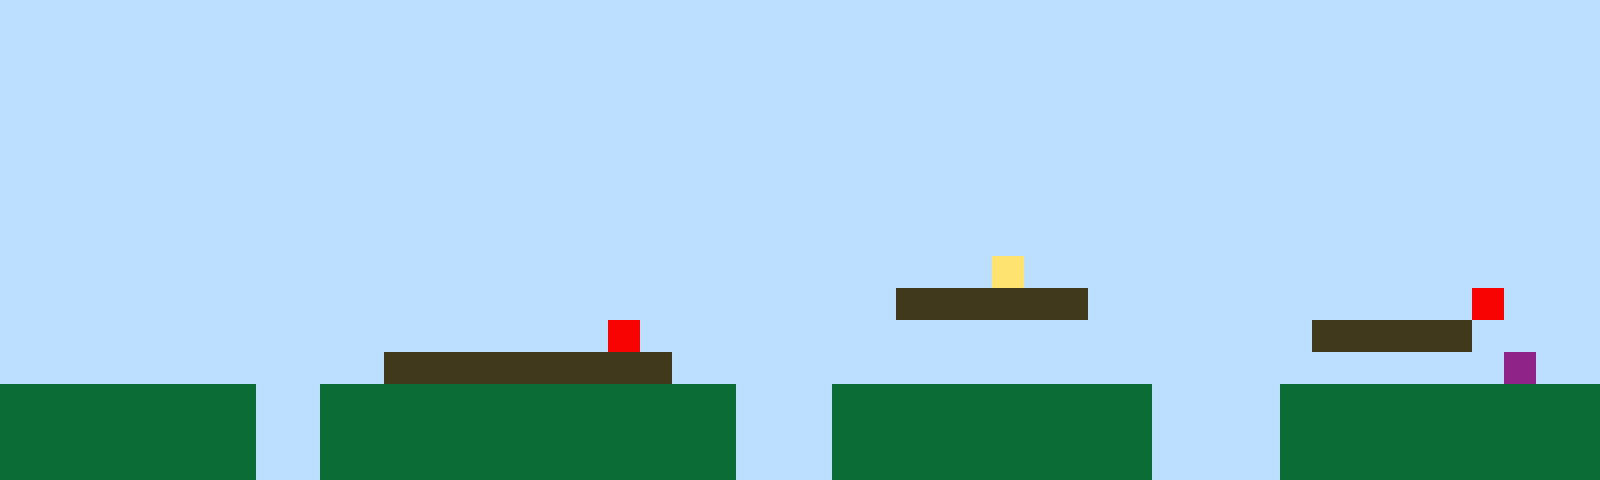

Rendered tile map (Tiled .tmx) drawn with the repository's tilesets; below, a short description and the full map source, tile grids included:
An orthogonal 50x15 tile map with 32x32 px tiles, 1 tile layer (Tile Layer 1).

<map version="1.10" tiledversion="1.11.2" orientation="orthogonal" renderorder="right-up" width="50" height="15" tilewidth="32" tileheight="32" infinite="0" nextlayerid="2" nextobjectid="1"><editorsettings><export target="map1.csv" format="csv" /></editorsettings><tileset firstgid="1" name="sprites" tilewidth="32" tileheight="32" tilecount="6" columns="3"><image source="sprites.png" width="96" height="64" /></tileset><layer id="1" name="Tile Layer 1" width="50" height="15"><data encoding="csv">1,1,1,1,1,1,1,1,1,1,1,1,1,1,1,1,1,1,1,1,1,1,1,1,1,1,1,1,1,1,1,1,1,1,1,1,1,1,1,1,1,1,1,1,1,1,1,1,1,1,1,1,1,1,1,1,1,1,1,1,1,1,1,1,1,1,1,1,1,1,1,1,1,1,1,1,1,1,1,1,1,1,1,1,1,1,1,1,1,1,1,1,1,1,1,1,1,1,1,1,1,1,1,1,1,1,1,1,1,1,1,1,1,1,1,1,1,1,1,1,1,1,1,1,1,1,1,1,1,1,1,1,1,1,1,1,1,1,1,1,1,1,1,1,1,1,1,1,1,1,1,1,1,1,1,1,1,1,1,1,1,1,1,1,1,1,1,1,1,1,1,1,1,1,1,1,1,1,1,1,1,1,1,1,1,1,1,1,1,1,1,1,1,1,1,1,1,1,1,1,1,1,1,1,1,1,1,1,1,1,1,1,1,1,1,1,1,1,1,1,1,1,1,1,1,1,1,1,1,1,1,1,1,1,1,1,1,1,1,1,1,1,1,1,1,1,1,1,1,1,1,1,1,1,1,1,1,1,1,1,1,1,1,1,1,1,1,1,1,1,1,1,1,1,1,1,1,1,1,1,1,1,1,1,1,1,1,1,1,1,1,1,1,1,1,1,1,1,1,1,1,1,1,1,1,1,1,1,1,1,1,1,1,1,1,1,1,1,1,1,1,1,1,1,1,1,1,1,1,1,1,1,1,1,1,1,1,1,1,1,1,1,1,1,1,1,1,1,1,1,1,1,1,1,1,1,1,1,1,1,1,1,1,1,1,1,1,1,1,1,1,1,1,1,1,1,1,1,1,1,1,1,1,1,1,1,1,1,1,1,1,1,1,1,1,1,1,1,1,1,1,1,1,1,1,1,1,1,1,1,1,1,1,1,1,1,1,1,1,1,1,1,1,1,1,1,1,1,1,1,1,4,1,1,1,1,1,1,1,1,1,1,1,1,1,1,1,1,1,1,1,1,1,1,1,1,1,1,1,1,1,1,1,1,1,1,1,1,1,1,1,1,1,1,1,1,1,1,3,3,3,3,3,3,1,1,1,1,1,1,1,1,1,1,1,1,5,1,1,1,1,1,1,1,1,1,1,1,1,1,1,1,1,1,1,1,1,1,1,5,1,1,1,1,1,1,1,1,1,1,1,1,1,1,1,1,1,1,1,1,1,3,3,3,3,3,1,1,1,1,1,1,1,1,1,1,1,1,1,1,1,1,3,3,3,3,3,3,3,3,3,1,1,1,1,1,1,1,1,1,1,1,1,1,1,1,1,1,1,1,1,1,1,1,1,1,1,6,1,1,2,2,2,2,2,2,2,2,1,1,2,2,2,2,2,2,2,2,2,2,2,2,2,1,1,1,2,2,2,2,2,2,2,2,2,2,1,1,1,1,2,2,2,2,2,2,2,2,2,2,2,2,2,2,2,2,2,2,1,1,2,2,2,2,2,2,2,2,2,2,2,2,2,1,1,1,2,2,2,2,2,2,2,2,2,2,1,1,1,1,2,2,2,2,2,2,2,2,2,2,2,2,2,2,2,2,2,2,1,1,2,2,2,2,2,2,2,2,2,2,2,2,2,1,1,1,2,2,2,2,2,2,2,2,2,2,1,1,1,1,2,2,2,2,2,2,2,2,2,2</data></layer></map>
